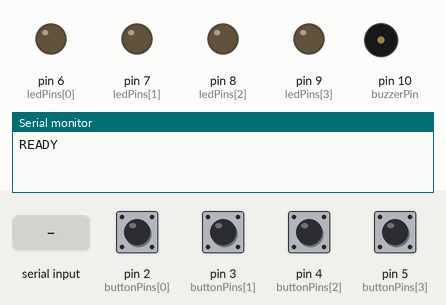
Recording of a sketch running on a simulated Arduino Uno, built with avr-gcc and run on an emulated ATmega328P. Parts: output pins drawn as LEDs (lit = HIGH), buzzer (waves = sounding), the last lines printed to the serial monitor. Inputs (shaded band) come from the test bench; at power-on: pin 2 (buttonPins[0]), pin 3 (buttonPins[1]), pin 4 (buttonPins[2]), pin 5 (buttonPins[3]) HIGH.

Above: at 1.2 s.
1.3 s: pin 2 (buttonPins[0]) pulled LOW for 0.15 s
At 1.9 s:
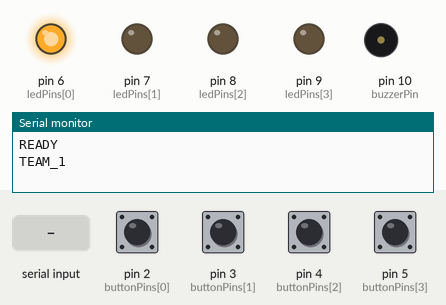
3.0 s: "RESET\n" received over Serial
At 4.2 s:
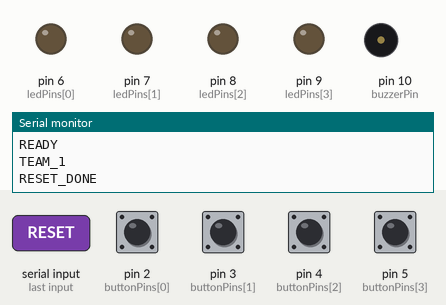
4.5 s: pin 3 (buttonPins[1]) pulled LOW for 0.15 s
At 5.5 s:
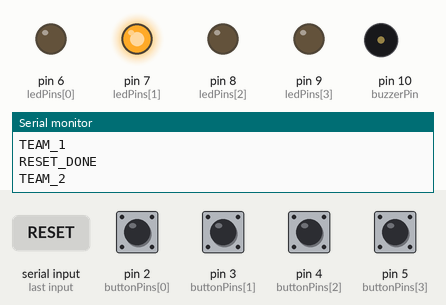
Timing chart, 0 to 7.5 s (numbered marks = the images above; inputs shaded):
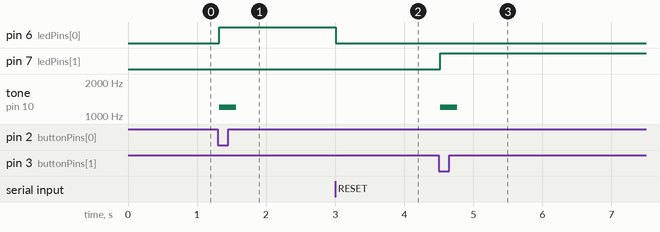

Measured:
- after the input at 1.3 s, pin 6 (ledPins[0]): LOW → HIGH at once; tone on pin 10 (buzzerPin): silent → 1200 Hz at once, → silent 0.25 s later
- after the input at 3.0 s, pin 6 (ledPins[0]): HIGH → LOW at once
- after the input at 4.5 s, pin 7 (ledPins[1]): LOW → HIGH at once; tone on pin 10 (buzzerPin): silent → 1200 Hz at once, → silent 0.25 s later

The sketch:

Arena.ino
```cpp
/*
===========================================
 Quiz Buzzer System
 Arduino Uno
===========================================

Buttons:
Team 1 -> D2
Team 2 -> D3
Team 3 -> D4
Team 4 -> D5

LEDs:
Team 1 -> D6
Team 2 -> D7
Team 3 -> D8
Team 4 -> D9

Buzzer:
D10

Communication:
9600 baud

Arduino -> Flutter
TEAM_1
TEAM_2
TEAM_3
TEAM_4

Flutter -> Arduino
RESET

===========================================
*/

const int buttonPins[] = {2, 3, 4, 5};
const int ledPins[] = {6, 7, 8, 9};
const int buzzerPin = 10;

bool locked = false;
int winner = -1;

void setup() {

  Serial.begin(9600);

  for (int i = 0; i < 4; i++) {
    pinMode(buttonPins[i], INPUT_PULLUP);
    pinMode(ledPins[i], OUTPUT);
    digitalWrite(ledPins[i], LOW);
  }

  pinMode(buzzerPin, OUTPUT);
  digitalWrite(buzzerPin, LOW);

  Serial.println("READY");
}

void loop() {

  checkButtons();

  checkSerial();
}

void checkButtons() {

  if (locked)
    return;

  for (int i = 0; i < 4; i++) {

    if (digitalRead(buttonPins[i]) == LOW) {

      delay(20);

      if (digitalRead(buttonPins[i]) == LOW) {

        winner = i;
        locked = true;

        digitalWrite(ledPins[i], HIGH);

        tone(buzzerPin, 1200, 250);

        Serial.print("TEAM_");
        Serial.println(i + 1);

        while (digitalRead(buttonPins[i]) == LOW);

        break;
      }
    }
  }
}

void checkSerial() {

  if (!Serial.available())
    return;

  String command = Serial.readStringUntil('\n');

  command.trim();

  if (command == "RESET") {

    resetGame();
  }
}

void resetGame() {

  locked = false;
  winner = -1;

  for (int i = 0; i < 4; i++) {
    digitalWrite(ledPins[i], LOW);
  }

  noTone(buzzerPin);

  Serial.println("RESET_DONE");
}
```
